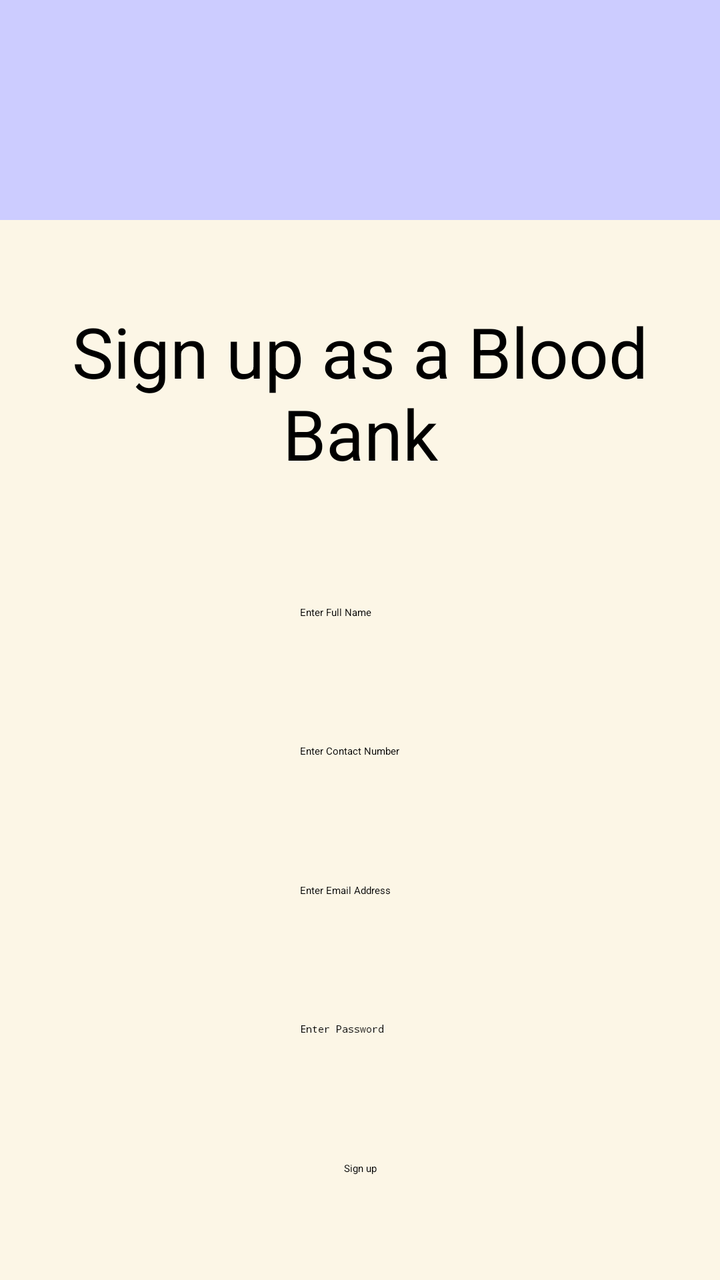
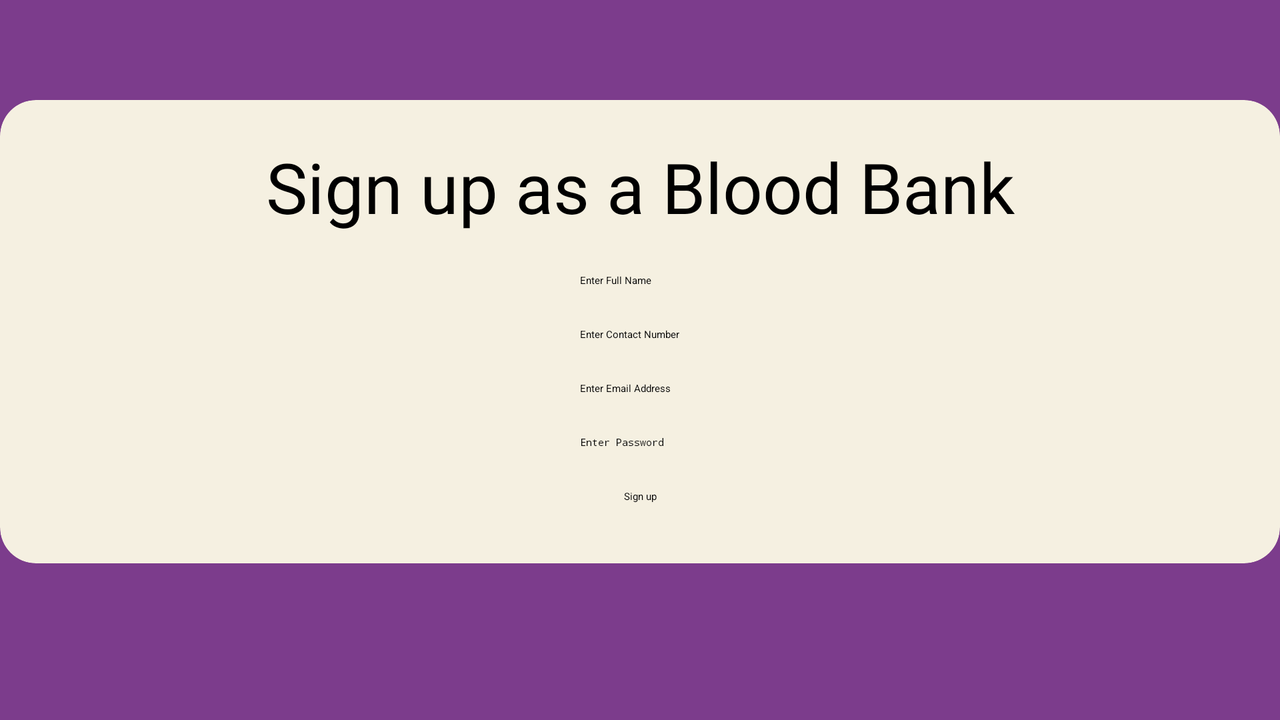

First picture: res/layout/ on a phone held upright. Second picture: the repository's own variant of that layout, on a device whose configuration matches the variant's folder. Source for both follows.
<!-- AndroidManifest.xml: application theme Theme.BloodBank -->
<!-- res/layout/activity_signup_bb.xml -->
<?xml version="1.0" encoding="utf-8"?>
<androidx.constraintlayout.widget.ConstraintLayout xmlns:android="http://schemas.android.com/apk/res/android"
    xmlns:app="http://schemas.android.com/apk/res-auto"
    xmlns:tools="http://schemas.android.com/tools"
    android:layout_width="match_parent"
    android:layout_height="match_parent"
    tools:context=".SignupActivity"
    android:background="#ccccff">

    <androidx.constraintlayout.widget.ConstraintLayout
        android:layout_width="match_parent"
        android:layout_height="match_parent"
        android:background="#fcf6e6"
        app:layout_constraintTop_toTopOf="parent"
        app:layout_constraintBottom_toBottomOf="parent"
        app:layout_constraintStart_toStartOf="parent"
        app:layout_constraintEnd_toEndOf="parent"
        android:layout_marginTop="110dp"
        >

        <TextView
            android:id="@+id/titleText"
            android:layout_width="match_parent"
            android:layout_height="wrap_content"
            android:text="@string/signupBB"
            android:textAlignment="center"
            android:textSize="35sp"
            android:paddingTop="20dp"
            app:layout_constraintTop_toTopOf="parent"
            app:layout_constraintStart_toStartOf="parent"
            app:layout_constraintEnd_toEndOf="parent"
            app:layout_constraintBottom_toTopOf="@+id/editTextName"
            />

        <EditText
            android:id="@+id/editTextName"
            android:layout_width="wrap_content"
            android:layout_height="wrap_content"
            android:ems="10"
            android:layout_marginTop="40dp"
            android:inputType="textPersonName"
            android:hint="@string/nameHint"
            app:layout_constraintTop_toBottomOf="@id/titleText"
            app:layout_constraintStart_toStartOf="parent"
            app:layout_constraintEnd_toEndOf="parent"
            app:layout_constraintBottom_toTopOf="@id/editTextContact"/>

        <EditText
            android:id="@+id/editTextContact"
            android:layout_width="wrap_content"
            android:layout_height="wrap_content"
            android:ems="10"
            android:layout_marginTop="40dp"
            android:maxLength="10"
            android:inputType="phone"
            android:hint="@string/contactHint"
            app:layout_constraintStart_toStartOf="parent"
            app:layout_constraintEnd_toEndOf="parent"
            app:layout_constraintBottom_toTopOf="@id/editTextEmailAddress"
            app:layout_constraintTop_toBottomOf="@id/editTextName"/>

        <EditText
            android:id="@+id/editTextEmailAddress"
            android:layout_width="wrap_content"
            android:layout_height="wrap_content"
            android:ems="10"
            android:layout_marginTop="40dp"
            android:inputType="textEmailAddress"
            tools:layout_editor_absoluteX="89dp"
            tools:layout_editor_absoluteY="73dp"
            app:layout_constraintTop_toBottomOf="@id/editTextContact"
            app:layout_constraintBottom_toTopOf="@id/editTextPassword"
            app:layout_constraintStart_toStartOf="parent"
            app:layout_constraintEnd_toEndOf="parent"
            android:hint="@string/emailHint"
            />

        <EditText
            android:id="@+id/editTextPassword"
            android:layout_width="wrap_content"
            android:layout_height="wrap_content"
            android:ems="10"
            android:layout_marginTop="40dp"
            android:inputType="textPassword"
            tools:layout_editor_absoluteX="74dp"
            tools:layout_editor_absoluteY="168dp"
            app:layout_constraintTop_toBottomOf="@id/editTextEmailAddress"
            app:layout_constraintStart_toStartOf="parent"
            app:layout_constraintEnd_toEndOf="parent"
            app:layout_constraintBottom_toTopOf="@id/signupBtn"
            android:hint="@string/passwordHint"/>


        <Button
            android:id="@+id/signupBtn"
            android:layout_width="wrap_content"
            android:layout_height="wrap_content"
            android:text="@string/signup"
            android:layout_marginTop="40dp"
            app:layout_constraintTop_toBottomOf="@id/editTextPassword"
            app:layout_constraintStart_toStartOf="parent"
            app:layout_constraintEnd_toEndOf="parent"
            android:backgroundTint="#0BCE83"
            app:layout_constraintBottom_toBottomOf="parent"
            android:layout_marginBottom="30dp"/>

    </androidx.constraintlayout.widget.ConstraintLayout>

</androidx.constraintlayout.widget.ConstraintLayout>
<!-- resources referenced by this layout -->
<resources>
  <string name="contactHint">Enter Contact Number</string>
  <string name="emailHint">Enter Email Address</string>
  <string name="nameHint">Enter Full Name</string>
  <string name="passwordHint">Enter Password</string>
  <string name="signup">Sign up</string>
  <string name="signupBB">Sign up as a Blood Bank</string>
</resources>
<!-- res/layout-land/activity_signup_bb.xml (the repository's variant of the layout above) -->
<!-- drawn on the phone turned sideways -->
<?xml version="1.0" encoding="utf-8"?>
<androidx.constraintlayout.widget.ConstraintLayout xmlns:android="http://schemas.android.com/apk/res/android"
    xmlns:app="http://schemas.android.com/apk/res-auto"
    xmlns:tools="http://schemas.android.com/tools"
    android:layout_width="match_parent"
    android:layout_height="match_parent"
    tools:context=".SignupActivity"
    android:background="@color/app_bg">
    <ScrollView
        android:id="@+id/scrollView"
        android:layout_width="match_parent"
        android:layout_height="match_parent"
        app:layout_constraintTop_toTopOf="parent"
        app:layout_constraintEnd_toEndOf="parent"
        app:layout_constraintStart_toStartOf="parent"
        app:layout_constraintBottom_toBottomOf="parent">
    <LinearLayout
        android:layout_width="match_parent"
        android:layout_height="match_parent"
        android:orientation="vertical" >
        <androidx.cardview.widget.CardView
            android:backgroundTint="@color/card_bg"
            android:layout_width="match_parent"
            android:layout_height="match_parent"
            android:layout_marginTop="50dp"
            app:cardCornerRadius="@dimen/card_radius">

        <androidx.constraintlayout.widget.ConstraintLayout
            android:layout_width="match_parent"
            android:layout_height="match_parent"
            >

            <TextView
                android:id="@+id/titleText"
                android:layout_width="match_parent"
                android:layout_height="wrap_content"
                android:text="@string/signupBB"
                android:textAlignment="center"
                android:textSize="@dimen/text_large"
                android:paddingTop="20dp"
                app:layout_constraintTop_toTopOf="parent"
                app:layout_constraintStart_toStartOf="parent"
                app:layout_constraintEnd_toEndOf="parent"
                app:layout_constraintBottom_toTopOf="@+id/editTextName"
                />

            <EditText
                android:id="@+id/editTextName"
                android:layout_width="wrap_content"
                android:layout_height="wrap_content"
                android:ems="10"
                android:layout_marginTop="20dp"
                android:inputType="textPersonName"
                android:hint="@string/nameHint"
                app:layout_constraintTop_toBottomOf="@id/titleText"
                app:layout_constraintStart_toStartOf="parent"
                app:layout_constraintEnd_toEndOf="parent"
                app:layout_constraintBottom_toTopOf="@id/editTextPhone"/>

            <EditText
                android:id="@+id/editTextPhone"
                android:layout_width="wrap_content"
                android:layout_height="wrap_content"
                android:ems="10"
                android:layout_marginTop="20dp"
                android:maxLength="10"
                android:inputType="phone"
                android:hint="@string/contactHint"
                app:layout_constraintStart_toStartOf="parent"
                app:layout_constraintEnd_toEndOf="parent"
                app:layout_constraintBottom_toTopOf="@id/editTextEmailAddress"
                app:layout_constraintTop_toBottomOf="@id/editTextName"/>

            <EditText
                android:id="@+id/editTextEmailAddress"
                android:layout_width="wrap_content"
                android:layout_height="wrap_content"
                android:ems="10"
                android:layout_marginTop="20dp"
                android:inputType="textEmailAddress"
                app:layout_constraintTop_toBottomOf="@id/editTextPhone"
                app:layout_constraintBottom_toTopOf="@id/editTextPassword"
                app:layout_constraintStart_toStartOf="parent"
                app:layout_constraintEnd_toEndOf="parent"
                android:hint="@string/emailHint"
                />

            <EditText
                android:id="@+id/editTextPassword"
                android:layout_width="wrap_content"
                android:layout_height="wrap_content"
                android:ems="10"
                android:layout_marginTop="20dp"
                android:inputType="textPassword"
                app:layout_constraintTop_toBottomOf="@id/editTextEmailAddress"
                app:layout_constraintStart_toStartOf="parent"
                app:layout_constraintEnd_toEndOf="parent"
                app:layout_constraintBottom_toTopOf="@id/signupBtn"
                android:hint="@string/passwordHint"/>


            <Button
                android:id="@+id/signupBtn"
                android:layout_width="wrap_content"
                android:layout_height="wrap_content"
                android:text="@string/signup"
                android:layout_marginTop="20dp"
                app:layout_constraintTop_toBottomOf="@id/editTextPassword"
                app:layout_constraintStart_toStartOf="parent"
                app:layout_constraintEnd_toEndOf="parent"
                android:backgroundTint="@color/btn_success"
                app:layout_constraintBottom_toBottomOf="parent"
                android:layout_marginBottom="30dp"/>

        </androidx.constraintlayout.widget.ConstraintLayout>
        </androidx.cardview.widget.CardView>
    </LinearLayout>
    </ScrollView>

</androidx.constraintlayout.widget.ConstraintLayout>
<!-- resources referenced by the variant -->
<!-- as the phone turned sideways resolves them -->
<resources>
  <color name="app_bg">#7c3c8c</color>
  <color name="btn_success">#0BCE83</color>
  <color name="card_bg">#f5f0e1</color>
  <dimen name="card_radius">18dp</dimen>
  <dimen name="text_large">35sp</dimen>
  <string name="contactHint">Enter Contact Number</string>
  <string name="emailHint">Enter Email Address</string>
  <string name="nameHint">Enter Full Name</string>
  <string name="passwordHint">Enter Password</string>
  <string name="signup">Sign up</string>
  <string name="signupBB">Sign up as a Blood Bank</string>
</resources>
